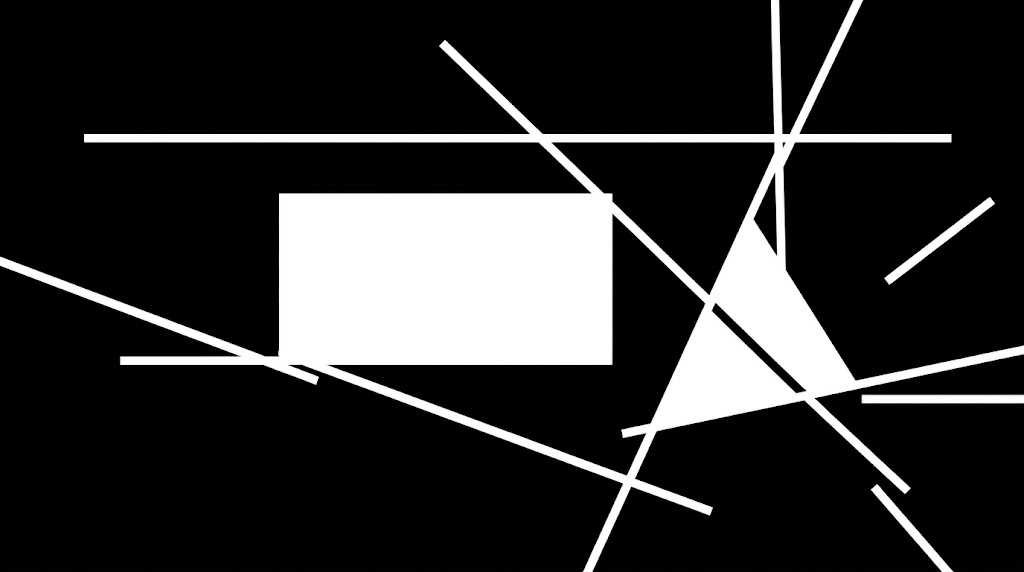
#> input picture Hafta6/Ders5/1.jpg, 1024 x 572 px
$ python houghline.py
#> lines starting #> are read from the running program, lines starting #| are printed output that depends on the picture; after the words box and inside, x2 and y2 are one past the last pixel; in counts of white or black regions, pixels touching at a corner belong together
import cv2 as cv
import numpy as np

def canny_demo(image):
    gray = cv.cvtColor(image, cv.COLOR_BGR2GRAY)
    edges = cv.Canny(gray, 50, 150, apertureSize=3)
    return edges

src = cv.imread("1.jpg")
#> src is the input picture: shape (572, 1024, 3); mean B, G, R 47.1, 47.1, 47.1
if src is None:
    print("Goruntu okunamadi!")
    exit()

cv.namedWindow("input", cv.WINDOW_AUTOSIZE)
cv.imshow("input", src)
cv.waitKey(1)

binary = canny_demo(src)
#> in canny_demo, `edges = cv.Canny(gray, 50, 150, apertureSize=3)`:
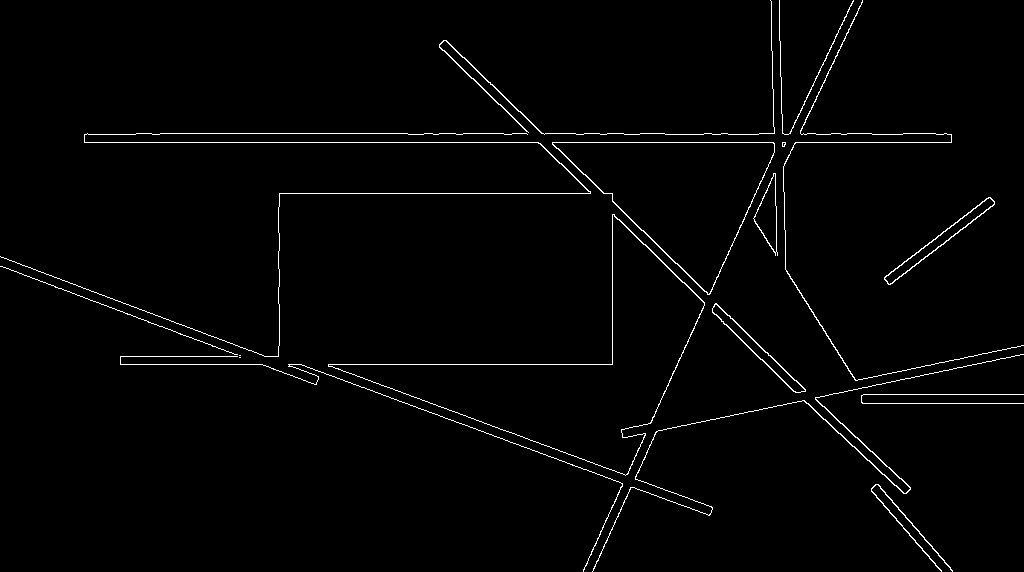
#> edges: shape (572, 1024); 1.6% white in thin lines or dots
cv.imshow("binary", binary)
cv.waitKey(1)

linesP = cv.HoughLinesP(binary, 1, np.pi / 180, threshold=55, minLineLength=50, maxLineGap=10)
#> linesP = 52 rows, first 6: [552, 142, 951, 142], [328, 364, 612, 364], [136, 133, 407, 133], [703, 302, 852, 446], [825, 419, 882, 474], [279, 193, 590, 193]

if linesP is not None:
    for line in linesP:
        # ravel() boyut ne olursa olsun (1, 4) veya (4,) diziyi tek boyutlu [x1, y1, x2, y2] yapar
        x1, y1, x2, y2 = line.ravel()
        cv.line(src, (int(x1), int(y1)), (int(x2), int(y2)), (255, 0, 0), 1, cv.LINE_AA)
#> this loop made 52 passes
#> (x1, y1, x2, y2) on passes 1 to 12: (552, 142, 951, 142), (328, 364, 612, 364), (136, 133, 407, 133), (703, 302, 852, 446), (825, 419, 882, 474), (279, 193, 590, 193), (619, 208, 708, 294), (857, 437, 910, 488), (815, 397, 1000, 358), (445, 418, 709, 514), (84, 134, 135, 134), (862, 403, 1023, 403)
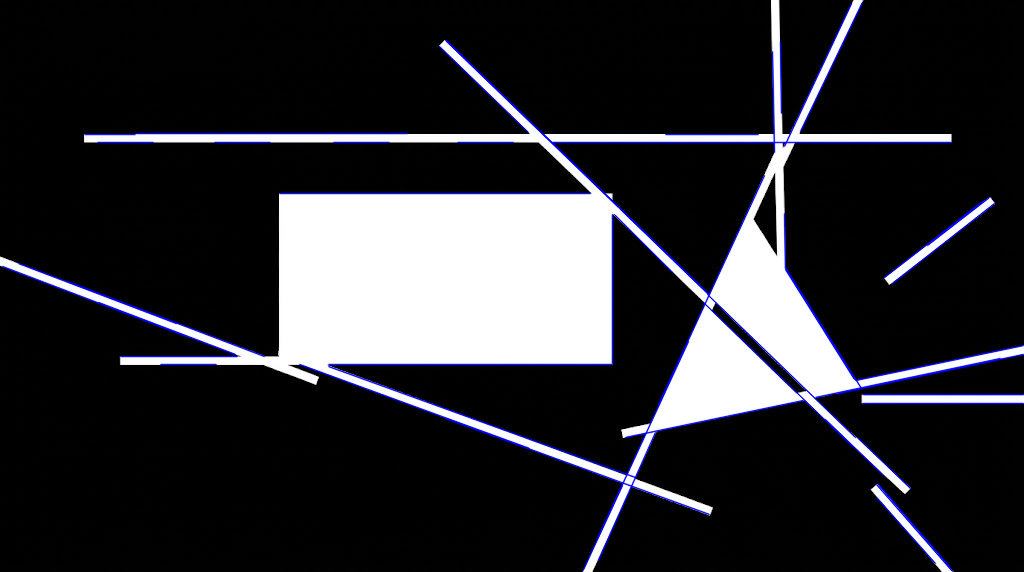
#> src: shape (572, 1024, 3); 3.42% of pixels changed, all inside (x1, y1, x2, y2) = (2, 2, 1024, 572)

cv.imshow("hough line demo", src)

cv.waitKey(0)
cv.destroyAllWindows()
